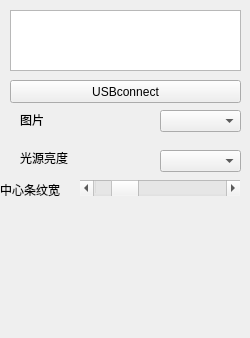
<?xml version="1.0" encoding="UTF-8"?>
<ui version="4.0">
 <class>DLPC_GUI</class>
 <widget class="QWidget" name="DLPC_GUI">
  <property name="geometry">
   <rect>
    <x>0</x>
    <y>0</y>
    <width>250</width>
    <height>338</height>
   </rect>
  </property>
  <property name="windowTitle">
   <string>DLPC_GUI</string>
  </property>
  <widget class="QPushButton" name="pushButton">
   <property name="geometry">
    <rect>
     <x>10</x>
     <y>80</y>
     <width>231</width>
     <height>23</height>
    </rect>
   </property>
   <property name="text">
    <string>USBconnect</string>
   </property>
  </widget>
  <widget class="QTextBrowser" name="textBrowser">
   <property name="geometry">
    <rect>
     <x>10</x>
     <y>10</y>
     <width>231</width>
     <height>61</height>
    </rect>
   </property>
  </widget>
  <widget class="QComboBox" name="comboBox">
   <property name="geometry">
    <rect>
     <x>160</x>
     <y>110</y>
     <width>81</width>
     <height>22</height>
    </rect>
   </property>
  </widget>
  <widget class="QScrollBar" name="horizontalScrollBar">
   <property name="geometry">
    <rect>
     <x>80</x>
     <y>180</y>
     <width>160</width>
     <height>16</height>
    </rect>
   </property>
   <property name="maximum">
    <number>23</number>
   </property>
   <property name="pageStep">
    <number>3</number>
   </property>
   <property name="value">
    <number>4</number>
   </property>
   <property name="orientation">
    <enum>Qt::Horizontal</enum>
   </property>
  </widget>
  <widget class="QLabel" name="label">
   <property name="geometry">
    <rect>
     <x>0</x>
     <y>180</y>
     <width>71</width>
     <height>20</height>
    </rect>
   </property>
   <property name="text">
    <string>中心条纹宽</string>
   </property>
  </widget>
  <widget class="QLabel" name="label_2">
   <property name="geometry">
    <rect>
     <x>20</x>
     <y>110</y>
     <width>41</width>
     <height>20</height>
    </rect>
   </property>
   <property name="text">
    <string>图片</string>
   </property>
  </widget>
  <widget class="QLabel" name="label_3">
   <property name="geometry">
    <rect>
     <x>20</x>
     <y>150</y>
     <width>111</width>
     <height>16</height>
    </rect>
   </property>
   <property name="text">
    <string>光源亮度</string>
   </property>
  </widget>
  <widget class="QComboBox" name="comboBox_2">
   <property name="geometry">
    <rect>
     <x>160</x>
     <y>150</y>
     <width>81</width>
     <height>22</height>
    </rect>
   </property>
  </widget>
 </widget>
 <layoutdefault spacing="6" margin="11"/>
 <resources/>
 <connections/>
 <slots>
  <slot>on_pushButton_clicked()</slot>
  <slot>on_horizontalScrollBar_valueChanged(int)</slot>
 </slots>
</ui>
